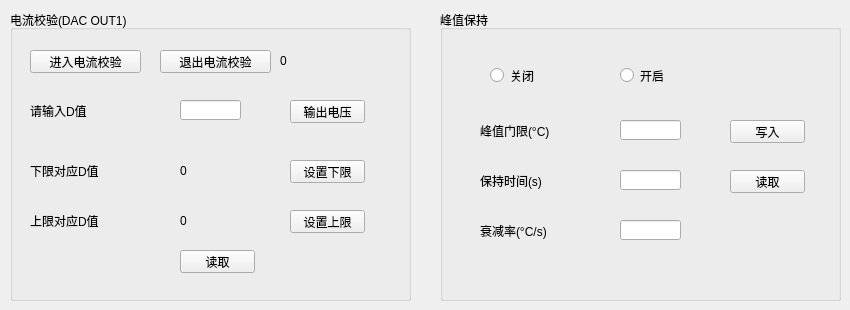
   <widget class="QWidget" name="tab_5">
    <attribute name="title">
     <string>电流校验及峰值保持</string>
    </attribute>
    <widget class="QGroupBox" name="groupBox_5">
     <property name="geometry">
      <rect>
       <x>10</x>
       <y>10</y>
       <width>401</width>
       <height>291</height>
      </rect>
     </property>
     <property name="title">
      <string>电流校验(DAC OUT1)</string>
     </property>
     <widget class="QLabel" name="label_53">
      <property name="geometry">
       <rect>
        <x>20</x>
        <y>90</y>
        <width>81</width>
        <height>21</height>
       </rect>
      </property>
      <property name="text">
       <string>请输入D值</string>
      </property>
     </widget>
     <widget class="QLabel" name="label_55">
      <property name="geometry">
       <rect>
        <x>20</x>
        <y>150</y>
        <width>91</width>
        <height>21</height>
       </rect>
      </property>
      <property name="text">
       <string>下限对应D值</string>
      </property>
     </widget>
     <widget class="QLabel" name="label_57">
      <property name="geometry">
       <rect>
        <x>20</x>
        <y>200</y>
        <width>91</width>
        <height>21</height>
       </rect>
      </property>
      <property name="text">
       <string>上限对应D值</string>
      </property>
     </widget>
     <widget class="QPushButton" name="pushButton_AcaliVout">
      <property name="geometry">
       <rect>
        <x>280</x>
        <y>90</y>
        <width>75</width>
        <height>23</height>
       </rect>
      </property>
      <property name="font">
       <font>
        <pointsize>9</pointsize>
       </font>
      </property>
      <property name="text">
       <string>输出电压</string>
      </property>
     </widget>
     <widget class="QPushButton" name="pushButton_AcaliLow">
      <property name="geometry">
       <rect>
        <x>280</x>
        <y>150</y>
        <width>75</width>
        <height>23</height>
       </rect>
      </property>
      <property name="font">
       <font>
        <pointsize>9</pointsize>
       </font>
      </property>
      <property name="text">
       <string>设置下限</string>
      </property>
     </widget>
     <widget class="QPushButton" name="pushButton_AcaliHigh">
      <property name="geometry">
       <rect>
        <x>280</x>
        <y>200</y>
        <width>75</width>
        <height>23</height>
       </rect>
      </property>
      <property name="font">
       <font>
        <pointsize>9</pointsize>
       </font>
      </property>
      <property name="text">
       <string>设置上限</string>
      </property>
     </widget>
     <widget class="QPushButton" name="pushButton_AcaliRead">
      <property name="geometry">
       <rect>
        <x>170</x>
        <y>240</y>
        <width>75</width>
        <height>23</height>
       </rect>
      </property>
      <property name="font">
       <font>
        <pointsize>9</pointsize>
       </font>
      </property>
      <property name="text">
       <string>读取</string>
      </property>
     </widget>
     <widget class="QLineEdit" name="lineEdit_AcaliD">
      <property name="geometry">
       <rect>
        <x>170</x>
        <y>90</y>
        <width>61</width>
        <height>20</height>
       </rect>
      </property>
     </widget>
     <widget class="QLabel" name="label_AcaliDLow">
      <property name="geometry">
       <rect>
        <x>170</x>
        <y>150</y>
        <width>71</width>
        <height>21</height>
       </rect>
      </property>
      <property name="text">
       <string>0</string>
      </property>
     </widget>
     <widget class="QLabel" name="label_AcaliDHigh">
      <property name="geometry">
       <rect>
        <x>170</x>
        <y>200</y>
        <width>81</width>
        <height>21</height>
       </rect>
      </property>
      <property name="text">
       <string>0</string>
      </property>
     </widget>
     <widget class="QPushButton" name="pushButton_AcaliOn">
      <property name="geometry">
       <rect>
        <x>20</x>
        <y>40</y>
        <width>111</width>
        <height>23</height>
       </rect>
      </property>
      <property name="font">
       <font>
        <pointsize>9</pointsize>
       </font>
      </property>
      <property name="text">
       <string>进入电流校验</string>
      </property>
     </widget>
     <widget class="QPushButton" name="pushButton_AcaliOff">
      <property name="geometry">
       <rect>
        <x>150</x>
        <y>40</y>
        <width>111</width>
        <height>23</height>
       </rect>
      </property>
      <property name="font">
       <font>
        <pointsize>9</pointsize>
       </font>
      </property>
      <property name="text">
       <string>退出电流校验</string>
      </property>
     </widget>
     <widget class="QLabel" name="label_AcaliOn">
      <property name="geometry">
       <rect>
        <x>270</x>
        <y>40</y>
        <width>121</width>
        <height>21</height>
       </rect>
      </property>
      <property name="text">
       <string>0</string>
      </property>
     </widget>
    </widget>
    <widget class="QGroupBox" name="groupBox_6">
     <property name="geometry">
      <rect>
       <x>440</x>
       <y>10</y>
       <width>401</width>
       <height>291</height>
      </rect>
     </property>
     <property name="title">
      <string>峰值保持</string>
     </property>
     <widget class="QLabel" name="label_PeakThr">
      <property name="geometry">
       <rect>
        <x>40</x>
        <y>110</y>
        <width>111</width>
        <height>21</height>
       </rect>
      </property>
      <property name="text">
       <string>峰值门限(°C)</string>
      </property>
     </widget>
     <widget class="QLabel" name="label_HoldTime">
      <property name="geometry">
       <rect>
        <x>40</x>
        <y>160</y>
        <width>91</width>
        <height>21</height>
       </rect>
      </property>
      <property name="text">
       <string>保持时间(s)</string>
      </property>
     </widget>
     <widget class="QLabel" name="label_DeRate">
      <property name="geometry">
       <rect>
        <x>40</x>
        <y>210</y>
        <width>111</width>
        <height>21</height>
       </rect>
      </property>
      <property name="text">
       <string>衰减率(°C/s)</string>
      </property>
     </widget>
     <widget class="QPushButton" name="pushButton_PeakWrite">
      <property name="geometry">
       <rect>
        <x>290</x>
        <y>110</y>
        <width>75</width>
        <height>23</height>
       </rect>
      </property>
      <property name="font">
       <font>
        <pointsize>9</pointsize>
       </font>
      </property>
      <property name="text">
       <string>写入</string>
      </property>
     </widget>
     <widget class="QPushButton" name="pushButton_PeakRead">
      <property name="geometry">
       <rect>
        <x>290</x>
        <y>160</y>
        <width>75</width>
        <height>23</height>
       </rect>
      </property>
      <property name="font">
       <font>
        <pointsize>9</pointsize>
       </font>
      </property>
      <property name="text">
       <string>读取</string>
      </property>
     </widget>
     <widget class="QLineEdit" name="lineEdit_PeakThr">
      <property name="geometry">
       <rect>
        <x>180</x>
        <y>110</y>
        <width>61</width>
        <height>20</height>
       </rect>
      </property>
     </widget>
     <widget class="QRadioButton" name="radioButton_PeakOff">
      <property name="geometry">
       <rect>
        <x>50</x>
        <y>55</y>
        <width>61</width>
        <height>21</height>
       </rect>
      </property>
      <property name="text">
       <string>关闭</string>
      </property>
     </widget>
     <widget class="QRadioButton" name="radioButton_PeakOn">
      <property name="geometry">
       <rect>
        <x>180</x>
        <y>50</y>
        <width>61</width>
        <height>31</height>
       </rect>
      </property>
      <property name="text">
       <string>开启</string>
      </property>
     </widget>
     <widget class="QLineEdit" name="lineEdit_HoldTime">
      <property name="geometry">
       <rect>
        <x>180</x>
        <y>160</y>
        <width>61</width>
        <height>20</height>
       </rect>
      </property>
     </widget>
     <widget class="QLineEdit" name="lineEdit_DeRate">
      <property name="geometry">
       <rect>
        <x>180</x>
        <y>210</y>
        <width>61</width>
        <height>20</height>
       </rect>
      </property>
     </widget>
    </widget>
   </widget>
